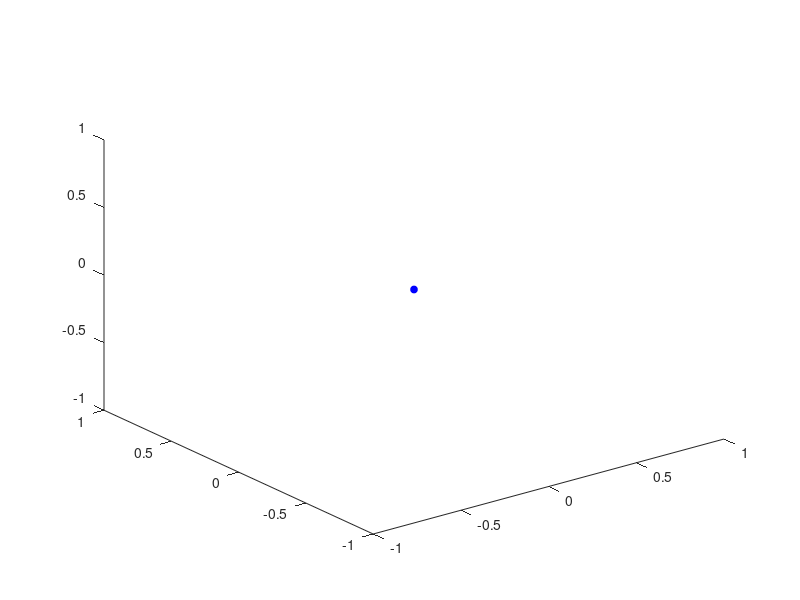

The MATLAB script that drew this image: (Note: this script raises an error after producing the figure.)
clc;close all
%Assi Mondo
Aw=100*eye(3);

figure(1)
plot3(0,0,0,'or','MarkerFaceColor','b','MarkerEdgeColor','b','MarkerSize',5);
coloreM=[1 0 0];
colorX=[1 0 0];
colorY=[0 1 0];
colorZ=[0 0 1];
%Sistema di Riferimento Mondo centrato nell'origine
Vettore3D(Aw(1,1),Aw(2,1),Aw(3,1),colorX,1) %X in red
Vettore3D(Aw(1,2),Aw(2,2),Aw(3,2),colorY,1) %Z in green
Vettore3D(Aw(1,3),Aw(2,3),Aw(3,3),colorZ,1) %Y in blue
plot3(0,0,0,'oy','MarkerFaceColor','y','MarkerEdgeColor','y','MarkerSize',5);

xlabel('X')
ylabel('Y')
zlabel('Z') 
title('WORLD REFERENCE SYSTEM')
%Fisso la distanza focale a 10
f=1;

%%    ROTOTRASLAZIONE che lega sistema di riferimento CAMERA e MONDO
%
% Zc= R*Zm + T

% Posizione del Centro Ottico C0
Xth=80;
Zth=80;  %profondita
Hth=80;  %altezza della camera
T=[Xth Zth Hth].';
CO=T;
plot3(T(1),T(2),T(3),'oy','MarkerFaceColor','y','MarkerEdgeColor','y','MarkerSize',5);

%Matrici di Rotazione tra Mondo e Camera e determinata dall' Orientazione
%della Camera.
%Considero un Punto Zm in Coordinate Mondo ed assumo che la camera sia
%puntata verso di Esso

%Disegno un punto in Coordinate Mondo
Zw=[30;20;20]
plot3(Zw(1),Zw(2),Zw(3),'or','MarkerFaceColor','b','MarkerEdgeColor','b','MarkerSize',5);
%Lina passante per il CO
Prj=[CO Zw];
line(Prj(1,:),Prj(2,:),Prj(3,:),'Color','r','LineStyle','-')
Prj=[[0;0;0] CO];
line(Prj(1,:),Prj(2,:),Prj(3,:),'Color','r','LineStyle','-')

%punto Zw sul piano di terra
Zwo=[Zw-[0;0;Zw(3)]];
plot3(Zwo(1),Zwo(2),Zwo(3),'og','MarkerFaceColor','g','MarkerEdgeColor','g','MarkerSize',4);
%Disegno le proiezioni sugli assi
Zx=[Zw(1); 0 ;0];
Zy=[0; Zw(2); 0];
Zz=[0 ;0; Zw(3)];
plot3(Zx(1),Zx(2),Zx(3),'og','MarkerFaceColor','g','MarkerEdgeColor','g','MarkerSize',4);
plot3(Zy(1),Zy(2),Zy(3),'og','MarkerFaceColor','g','MarkerEdgeColor','g','MarkerSize',4);
plot3(Zz(1),Zz(2),Zz(3),'og','MarkerFaceColor','g','MarkerEdgeColor','g','MarkerSize',4);

%Disegno le proiezioni sugli assi
Prj=[Zwo Zx];
line(Prj(1,:),Prj(2,:),Prj(3,:),'Color','g','LineStyle','-')
Prj=[Zwo Zy];
line(Prj(1,:),Prj(2,:),Prj(3,:),'Color','g','LineStyle','-')
Prj=[Zwo Zw]; 
line(Prj(1,:),Prj(2,:),Prj(3,:),'Color','g','LineStyle','-')


%Traslo l'asse Ottico nell'origine in modo da calcolare il Vettore Normale 
%al piano Focale
N=-T;
%Vettore3D(N(1),N(2),N(3),colorX,1)
%Calcolo il Piano Ortogonale ad N: attraverso i 2 generatori del piano ed
%il punto per il quale esso passa (T)
% Calcolo i generatori
N=N/norm(N);
Ac=null(N.');
%Matrice di Rotazone Per allineare Mondo a Camera: i vettori colonna sono
%normalizzati
Rw2c=[Ac(:,1) -Ac(:,2) N];
% Vettore3D(R(1,1),R(2,1),R(3,1),colorX,1) %X in red
% Vettore3D(R(1,2),R(2,2),R(3,2),colorY,1) %Y in verde  
% Vettore3D(R(1,3),R(2,3),R(3,3),colorZ,1) %Z in blue

%Vettori generatori del Piano Immagine in Coordinate MONDO
Ac=10*Rw2c;
% Sistema di RIFERIMENTO CAMERA centrato in T
% Ac--> Assi Camera di lunghezza f: sono VETTORI APPLICATI nell'origine
%       Sommando T ottengo i punti sugli ASSI a distanza f dal Centro
%       Ottico

%Disegno i Vettori Ac applicati in T
Vettore3D_Applicato(T,Ac(1,1),Ac(2,1),Ac(3,1),colorX)
Vettore3D_Applicato(T,Ac(1,2),Ac(2,2),Ac(3,2),colorY)
Vettore3D_Applicato(T,Ac(1,3),Ac(2,3),Ac(3,3),colorZ)

%Considero i Punti in CORDINATE MONDO sugli assi del Piano Focale
Ac1=Ac+repmat(T,1,3);
plot3(Ac1(1,1),Ac1(2,1),Ac1(3,1),'or','MarkerFaceColor','r','MarkerEdgeColor','r','MarkerSize',5);
plot3(Ac1(1,2),Ac1(2,2),Ac1(3,2),'og','MarkerFaceColor','g','MarkerEdgeColor','g','MarkerSize',5);
plot3(Ac1(1,3),Ac1(2,3),Ac1(3,3),'ob','MarkerFaceColor','b','MarkerEdgeColor','b','MarkerSize',5);

%Disegno il Piano Immagine-Camera
w=10;
h=8;
%Centro della Camera: concide sul punto a distanza f da CO sul raggio
%OTTICO
CCam=Ac1(:,3);

%Assi del Piano immagine
AsseU=w*Ac(:,1)./norm(Ac(:,1));
AsseV=h*Ac(:,2)./norm(Ac(:,2));
DisegnaPiano(AsseU,AsseV,CCam);
%Disegno la box della camera
Prj=[CO CCam+AsseU+AsseV];
line(Prj(1,:),Prj(2,:),Prj(3,:),'Color','b','LineStyle','-')
Prj=[CO CCam+AsseU-AsseV];
line(Prj(1,:),Prj(2,:),Prj(3,:),'Color','b','LineStyle','-')
Prj=[CO CCam-AsseU+AsseV];
line(Prj(1,:),Prj(2,:),Prj(3,:),'Color','b','LineStyle','-')
Prj=[CO CCam-AsseU-AsseV];
line(Prj(1,:),Prj(2,:),Prj(3,:),'Color','b','LineStyle','-')

%Recupero la Matrice di Rotazione che Lega i Sistemi di Riferimento
% imponendo che:
% - l' asse Z sia concidente con N
% - l' asse X sia l'asse Orizzontale del piano immagine
% - l' asse Y sia l'asse Verticale del piano immagine
%                    -1
%   Zc=R*Zw+T   --> R  (Zc-T)=Zw
%
%ROTAZIONE CAMERA TO MONDO
Rc2w=inv(Rw2c);
ku=10;
kv=10;
%MATRICE INTRINSECI
K=[f*ku  0      w
   0    f*kv    h
   0     0      1];

%Proietto nel Piano Immagine
P=K*(Rw2c*Zw+T)
%Divido per z
P2D=P/P(3)
%%%%%%%%%%%%%%%%%%%%%%%%%%%%%%%%%%%%%%%%%%%%%%%%%%%%%%%%%%%%%%%%%%
%   DISEGNO IL MODELLO IN COORDINATE CAMERA (camera centrata nello 0)
%
% Per fare questo devo applicare la trasformazione INVERSA alla CAMERA
% ovvero allineare la camera a l MONDO
%
%     1)   Sottrarre il Vettore T per centrare il Centro Ottico nell'origine
%          lavorando sui vettori del piano non mi serve
%    
%     2)    Ruotare gli assi della Camera in Modo che siano allineati
%           secondo il MODELLO Pinhole:
%               - l' asse Z sia concidente con N
%               - l' asse X sia l'asse Orizzontale del piano immagine
%                - l' asse Y sia l'asse Verticale del piano immagine
%            x   y  z
Assi =     [ 1   0  0;
             0   0  1;
             0  -1  0];
%Matrice di Rotazione che mi consente di disegnare la camera centrata
%nell'origine
R=Assi;
%Verifico che R ruota gli assi della camera e li dispone come richiesto
% dal modello pinhole
% figure(3)
% Vettore3D(Ac(1,1),Ac(2,1),Ac(3,1),colorX,3) %X in red
% Vettore3D(Ac(1,2),Ac(2,2),Ac(3,2),colorY,3) %Y in verde  
% Vettore3D(Ac(1,3),Ac(2,3),Ac(3,3),colorZ,3) %Z in blue
% Ac=R*Ac;
% Vettore3D(Ac(1,1),Ac(2,1),Ac(3,1),colorX,3) %X in red
% Vettore3D(Ac(1,2),Ac(2,2),Ac(3,2),colorY,3) %Y in verde  
% Vettore3D(Ac(1,3),Ac(2,3),Ac(3,3),colorZ,3) %Z in blue

    
%Assi Camera allineati con il sistema di Riferimento
Ac2=5*Assi;
    
figure(2);
hold on
title('CAMERA REFERENCE SYSTEM')
%L'origine del sistema di Riferimento Mondo si trovera ad una distanza
%norm(T) dal Centro Ottico lungo l'asse ottico
dis=norm(T)
Ow=[0;dis;0]

Ow1=R*(Rc2w*([0;0;0]-T));
plot3(Ow(1),Ow(2),Ow(3),'oy','MarkerFaceColor','y','MarkerEdgeColor','y','MarkerSize',5);
%Centro Ottico
Co1=[0;0;0];
Co2=R*(Rc2w*(T-T));
plot3(Co1(1),Co1(2),Co1(3),'oy','MarkerFaceColor','y','MarkerEdgeColor','y','MarkerSize',5);
%Centro Immagine
CI1=Co1+[0;f;0];
plot3(CI1(1),CI1(2),CI1(3),'oy','MarkerFaceColor','y','MarkerEdgeColor','y','MarkerSize',5);
Prj=[Ow Co1];
line(Prj(1,:),Prj(2,:),Prj(3,:),'Color','r','LineStyle','-')

%Assi Sistema di Riferimento CAMERA:
%X : asse Orizzontale
%Y : Asse Verticale
%Z : Profondita'
Vettore3D(Ac2(1,1),Ac2(2,1),Ac2(3,1),colorX,2) %X in red
Vettore3D(Ac2(1,2),Ac2(2,2),Ac2(3,2),colorY,2) %Y in verde  
Vettore3D(Ac2(1,3),Ac2(2,3),Ac2(3,3),colorZ,2) %Z in blue
 
AsseU=w*Ac2(:,1)./norm(Ac2(:,1));
AsseV=h*Ac2(:,2)./norm(Ac2(:,2));
%Piano Immagine
DisegnaPiano(AsseU,AsseV,CI1);
%Disegno la box della camera
Prj=[Co1 CI1+AsseU+AsseV];
line(Prj(1,:),Prj(2,:),Prj(3,:),'Color','b','LineStyle','-')
Prj=[Co1 CI1+AsseU-AsseV];
line(Prj(1,:),Prj(2,:),Prj(3,:),'Color','b','LineStyle','-')
Prj=[Co1 CI1-AsseU+AsseV];
line(Prj(1,:),Prj(2,:),Prj(3,:),'Color','b','LineStyle','-')
Prj=[Co1 CI1-AsseU-AsseV];
line(Prj(1,:),Prj(2,:),Prj(3,:),'Color','b','LineStyle','-')

%Considero gli Assi del sistema MONDO trasformati nel nuovo sistema di
%Riferimento
Ac1=R*Rc2w*(Aw-repmat(T,1,3));

plot3(Ac1(1,1),Ac1(2,1),Ac1(3,1),'or','MarkerFaceColor','r','MarkerEdgeColor','r','MarkerSize',5);
plot3(Ac1(1,2),Ac1(2,2),Ac1(3,2),'og','MarkerFaceColor','g','MarkerEdgeColor','g','MarkerSize',5);
plot3(Ac1(1,3),Ac1(2,3),Ac1(3,3),'ob','MarkerFaceColor','b','MarkerEdgeColor','b','MarkerSize',5);
%Disegno la box della camera
Prj=[Ow Ac1(:,1)];
line(Prj(1,:),Prj(2,:),Prj(3,:),'Color','r','LineStyle','-')
Prj=[Ow Ac1(:,2)];
line(Prj(1,:),Prj(2,:),Prj(3,:),'Color','g','LineStyle','-')
Prj=[Ow Ac1(:,3)];
line(Prj(1,:),Prj(2,:),Prj(3,:),'Color','b','LineStyle','-')
 
Zw1=R*Rc2w*(Zw-T);
%Disegno il punto Zw
plot3(Zw1(1),Zw1(2),Zw1(3),'ob','MarkerFaceColor','b','MarkerEdgeColor','b','MarkerSize',5);
title('CAMERA REFERENCE SYSTEM')
Prj=[Co1 Zw1];
line(Prj(1,:),Prj(2,:),Prj(3,:),'Color','r','LineStyle','-')

figure(3);hold on
plot(P2D(1),P2D(2),'og','MarkerFaceColor','g','MarkerEdgeColor','g','MarkerSize',5);
[x,y,z] = sphere(30);
figure(2)
[m,n]=size(x);
x=reshape(x,1,m*n);
y=reshape(y,1,m*n);
z=reshape(z,1,m*n);
P=10*[x;y;z]+10
P1=R*Rc2w*(P-repmat(T,1,m*n));
x=reshape(P1(1,:),m,n);
y=reshape(P1(2,:),m,n);
z=reshape(P1(3,:),m,n);
surf(x,y,z)  % sphere centered at origin

figure(3)
P=K*(Rw2c*P+repmat(T,1,m*n));
u=P(1,:)./P(3,:);
v=P(2,:)./P(3,:);
plot(u,v,'ob','MarkerFaceColor','b','MarkerEdgeColor','b','MarkerSize',5)